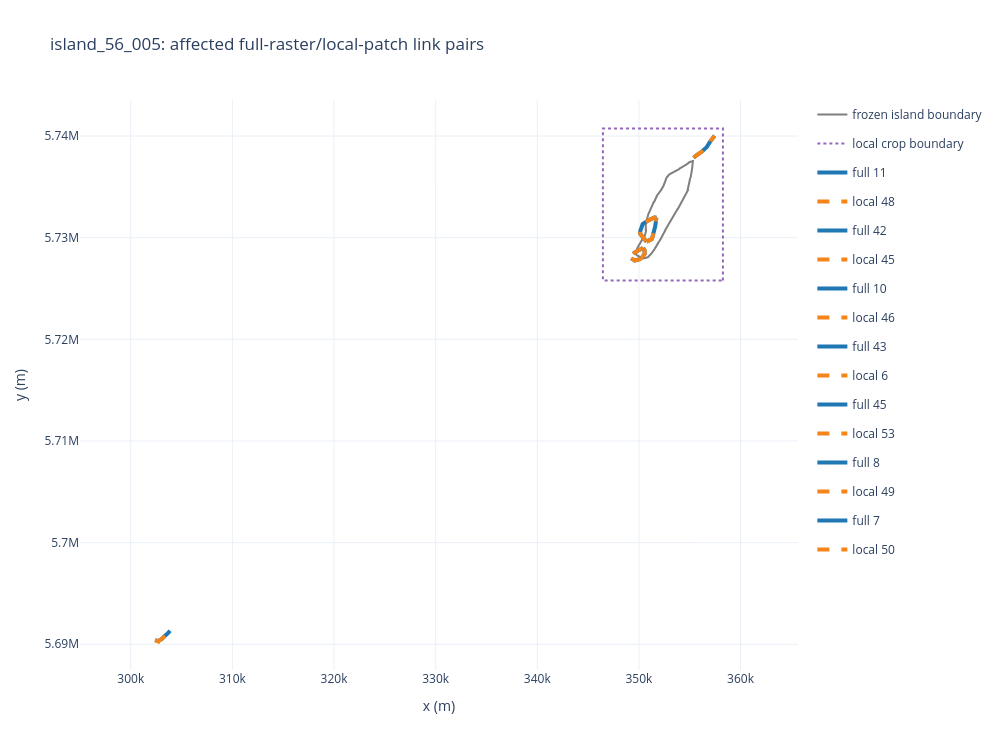

The notebook cell this image was saved under:
### Code cell
def add_geometry_trace(figure, geometry, *, name, color, dash='solid', width=4):
    geometries = list(geometry.geoms) if geometry.geom_type == 'MultiLineString' else [geometry]
    for index, line in enumerate(geometries):
        x, y = line.xy
        figure.add_trace(go.Scatter(
            x=list(x), y=list(y), mode='lines', name=name if index == 0 else None,
            legendgroup=name, showlegend=index == 0,
            line={'color': color, 'width': width, 'dash': dash},
            hovertemplate=f'{name}<extra></extra>',
        ))

island_geometry = gpd.read_file(ISLAND_SETUP / 'island_candidate_geometries.gpkg')
island_geometry = island_geometry.loc[island_geometry['island_id'].eq(ISLAND_ID)].to_crs(full_links.crs)
crop_path = island_root / 'local_patch/variant/local_patch_attempt/raster/local_patch_crop.gpkg'
crop = gpd.read_file(crop_path).to_crs(full_links.crs) if crop_path.exists() else None

figure = go.Figure()
for geometry in island_geometry.geometry.boundary:
    add_geometry_trace(figure, geometry, name='frozen island boundary', color='#7f7f7f', width=2)
if crop is not None:
    for geometry in crop.geometry.boundary:
        add_geometry_trace(figure, geometry, name='local crop boundary', color='#9467bd', dash='dot', width=2)
for record in affected_pairs.itertuples(index=False):
    full_geometry = full_links.loc[full_links['id_link'].eq(record.full_link_id), 'geometry'].iloc[0]
    local_geometry = local_links.loc[local_links['id_link'].eq(record.local_link_id), 'geometry'].iloc[0]
    add_geometry_trace(figure, full_geometry, name=f'full {record.full_link_id}', color='#1f77b4')
    add_geometry_trace(figure, local_geometry, name=f'local {record.local_link_id}', color='#f58518', dash='dash')

figure.update_layout(
    title=f'{ISLAND_ID}: affected full-raster/local-patch link pairs',
    template='plotly_white', width=1000, height=750,
    xaxis={'title': 'x (m)', 'scaleanchor': 'y', 'scaleratio': 1},
    yaxis={'title': 'y (m)'},
)
figure.show()

### Figure 1 — Plotly figure (JSON) as saved in the notebook; plotly's stock layout.template omitted (floating-point values rounded to 4 significant figures; data arrays with more than 128 entries replaced by an {"elided": "..."} marker saying what was removed)
{"data": [{"hovertemplate": "frozen island boundary<extra></extra>", "legendgroup": "frozen island boundary", "line": {"color": "#7f7f7f", "dash": "solid", "width": 2}, "mode": "lines", "name": "frozen island boundary", "showlegend": true, "type": "scatter", "x": {"elided": "2215 float values"}, "y": {"elided": "2215 float values"}}, {"hovertemplate": "local crop boundary<extra></extra>", "legendgroup": "local crop boundary", "line": {"color": "#9467bd", "dash": "dot", "width": 2}, "mode": "lines", "name": "local crop boundary", "showlegend": true, "type": "scatter", "x": [358300.0, 358300.0, 346500.0, 346500.0, 358300.0], "y": [5726000.0, 5741000.0, 5741000.0, 5726000.0, 5726000.0]}, {"hovertemplate": "full 11<extra></extra>", "legendgroup": "full 11", "line": {"color": "#1f77b4", "dash": "solid", "width": 4}, "mode": "lines", "name": "full 11", "showlegend": true, "type": "scatter", "x": {"elided": "148 float values"}, "y": {"elided": "148 float values"}}, {"hovertemplate": "local 48<extra></extra>", "legendgroup": "local 48", "line": {"color": "#f58518", "dash": "dash", "width": 4}, "mode": "lines", "name": "local 48", "showlegend": true, "type": "scatter", "x": {"elided": "148 float values"}, "y": {"elided": "148 float values"}}, {"hovertemplate": "full 42<extra></extra>", "legendgroup": "full 42", "line": {"color": "#1f77b4", "dash": "solid", "width": 4}, "mode": "lines", "name": "full 42", "showlegend": true, "type": "scatter", "x": {"elided": "226 float values"}, "y": {"elided": "226 float values"}}, {"hovertemplate": "local 45<extra></extra>", "legendgroup": "local 45", "line": {"color": "#f58518", "dash": "dash", "width": 4}, "mode": "lines", "name": "local 45", "showlegend": true, "type": "scatter", "x": {"elided": "225 float values"}, "y": {"elided": "225 float values"}}, {"hovertemplate": "full 10<extra></extra>", "legendgroup": "full 10", "line": {"color": "#1f77b4", "dash": "solid", "width": 4}, "mode": "lines", "name": "full 10", "showlegend": true, "type": "scatter", "x": {"elided": "136 float values"}, "y": {"elided": "136 float values"}}, {"hovertemplate": "local 46<extra></extra>", "legendgroup": "local 46", "line": {"color": "#f58518", "dash": "dash", "width": 4}, "mode": "lines", "name": "local 46", "showlegend": true, "type": "scatter", "x": {"elided": "136 float values"}, "y": {"elided": "136 float values"}}, {"hovertemplate": "full 43<extra></extra>", "legendgroup": "full 43", "line": {"color": "#1f77b4", "dash": "solid", "width": 4}, "mode": "lines", "name": "full 43", "showlegend": true, "type": "scatter", "x": {"elided": "349 float values"}, "y": {"elided": "349 float values"}}, {"hovertemplate": "local 6<extra></extra>", "legendgroup": "local 6", "line": {"color": "#f58518", "dash": "dash", "width": 4}, "mode": "lines", "name": "local 6", "showlegend": true, "type": "scatter", "x": {"elided": "349 float values"}, "y": {"elided": "349 float values"}}, {"hovertemplate": "full 45<extra></extra>", "legendgroup": "full 45", "line": {"color": "#1f77b4", "dash": "solid", "width": 4}, "mode": "lines", "name": "full 45", "showlegend": true, "type": "scatter", "x": {"elided": "136 float values"}, "y": {"elided": "136 float values"}}, {"hovertemplate": "local 53<extra></extra>", "legendgroup": "local 53", "line": {"color": "#f58518", "dash": "dash", "width": 4}, "mode": "lines", "name": "local 53", "showlegend": true, "type": "scatter", "x": {"elided": "137 float values"}, "y": {"elided": "137 float values"}}, {"hovertemplate": "full 8<extra></extra>", "legendgroup": "full 8", "line": {"color": "#1f77b4", "dash": "solid", "width": 4}, "mode": "lines", "name": "full 8", "showlegend": true, "type": "scatter", "x": {"elided": "361 float values"}, "y": {"elided": "361 float values"}}, {"hovertemplate": "local 49<extra></extra>", "legendgroup": "local 49", "line": {"color": "#f58518", "dash": "dash", "width": 4}, "mode": "lines", "name": "local 49", "showlegend": true, "type": "scatter", "x": {"elided": "361 float values"}, "y": {"elided": "361 float values"}}, {"hovertemplate": "full 7<extra></extra>", "legendgroup": "full 7", "line": {"color": "#1f77b4", "dash": "solid", "width": 4}, "mode": "lines", "name": "full 7", "showlegend": true, "type": "scatter", "x": {"elided": "428 float values"}, "y": {"elided": "428 float values"}}, {"hovertemplate": "local 50<extra></extra>", "legendgroup": "local 50", "line": {"color": "#f58518", "dash": "dash", "width": 4}, "mode": "lines", "name": "local 50", "showlegend": true, "type": "scatter", "x": {"elided": "428 float values"}, "y": {"elided": "428 float values"}}], "layout": {"height": 750, "title": {"text": "island_56_005: affected full-raster/local-patch link pairs"}, "width": 1000, "xaxis": {"scaleanchor": "y", "scaleratio": 1, "title": {"text": "x (m)"}}, "yaxis": {"title": {"text": "y (m)"}}}}
